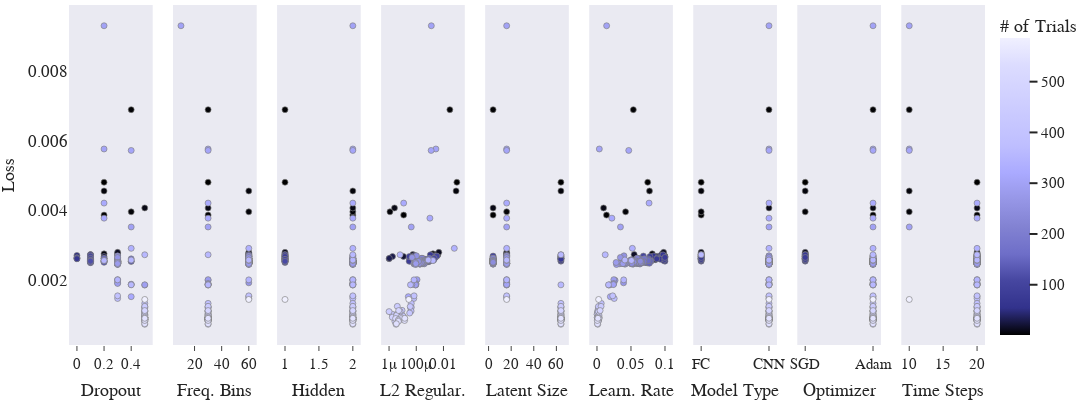

Notebook code for this chart:
### Code cell
imp.reload(cplot)
fig=cplot.get_slice_plot(study,objective_value="Loss")
fig.update_layout(
    autosize=False,title_text='Loss vs Hyper-Parameter Slice Plot',title=None, title_x=0.5, title_y=0.98,
    template="seaborn",
    width=1100,height=400,
    font_family="Times New Roman",
    font_size=15,
    title_font_family="Times New Roman",
    title_font_size=30,
    margin=dict(l=0, t=5,r=1,  b=10),                                   
    )

fig.update_xaxes(showgrid=False,zeroline=False,tickangle=0, tickfont=dict(size=15),)

fig.update_yaxes(showgrid=False,tickangle=0, tickfont=dict(size=17),)

fig.update_traces(marker=dict(colorscale=icy))

with open("slice_plot.pdf", "wb") as f:
    f.write(scope.transform(fig, format="pdf", width=1100,height=420,))

fig

### Figure 1 — Plotly figure (JSON) as saved in the notebook; plotly's stock layout.template omitted (floating-point values rounded to 4 significant figures; data arrays with more than 128 entries replaced by an {"elided": "..."} marker saying what was removed)
{"data": [{"marker": {"color": {"elided": "216 int values"}, "colorbar": {"title": {"text": "# of Trials"}, "x": 1, "xpad": 15, "y": 0.5}, "colorscale": [[0, "rgb(0, 0, 0)"], [0.09091, "rgb(50,50,140)"], [0.1818, "rgb(70,70,160)"], [0.2727, "rgb(110,110,200)"], [0.3636, "rgb(130,130,210)"], [0.4545, "rgb(150,150,230)"], [0.5455, "rgb(170,170,255)"], [0.6364, "rgb(190,190,255)"], [0.7273, "rgb(200,200,255)"], [0.8182, "rgb(210,210,255)"], [0.9091, "rgb(220,220,255)"], [1, "rgb(240,240,255)"]], "line": {"color": "grey", "width": 0.65}, "showscale": true}, "mode": "markers", "showlegend": false, "type": "scatter", "x": {"elided": "216 float values"}, "xaxis": "x", "y": {"elided": "216 float values"}, "yaxis": "y"}, {"marker": {"color": {"elided": "216 int values"}, "colorbar": {"title": {"text": "# of Trials"}, "x": 1, "xpad": 15}, "colorscale": [[0, "rgb(0, 0, 0)"], [0.09091, "rgb(50,50,140)"], [0.1818, "rgb(70,70,160)"], [0.2727, "rgb(110,110,200)"], [0.3636, "rgb(130,130,210)"], [0.4545, "rgb(150,150,230)"], [0.5455, "rgb(170,170,255)"], [0.6364, "rgb(190,190,255)"], [0.7273, "rgb(200,200,255)"], [0.8182, "rgb(210,210,255)"], [0.9091, "rgb(220,220,255)"], [1, "rgb(240,240,255)"]], "line": {"color": "grey", "width": 0.65}, "showscale": false}, "mode": "markers", "showlegend": false, "type": "scatter", "x": {"elided": "216 int values"}, "xaxis": "x2", "y": {"elided": "216 float values"}, "yaxis": "y2"}, {"marker": {"color": {"elided": "216 int values"}, "colorbar": {"title": {"text": "# of Trials"}, "x": 1, "xpad": 15}, "colorscale": [[0, "rgb(0, 0, 0)"], [0.09091, "rgb(50,50,140)"], [0.1818, "rgb(70,70,160)"], [0.2727, "rgb(110,110,200)"], [0.3636, "rgb(130,130,210)"], [0.4545, "rgb(150,150,230)"], [0.5455, "rgb(170,170,255)"], [0.6364, "rgb(190,190,255)"], [0.7273, "rgb(200,200,255)"], [0.8182, "rgb(210,210,255)"], [0.9091, "rgb(220,220,255)"], [1, "rgb(240,240,255)"]], "line": {"color": "grey", "width": 0.65}, "showscale": false}, "mode": "markers", "showlegend": false, "type": "scatter", "x": {"elided": "216 int values"}, "xaxis": "x3", "y": {"elided": "216 float values"}, "yaxis": "y3"}, {"marker": {"color": {"elided": "216 int values"}, "colorbar": {"title": {"text": "# of Trials"}, "x": 1, "xpad": 15}, "colorscale": [[0, "rgb(0, 0, 0)"], [0.09091, "rgb(50,50,140)"], [0.1818, "rgb(70,70,160)"], [0.2727, "rgb(110,110,200)"], [0.3636, "rgb(130,130,210)"], [0.4545, "rgb(150,150,230)"], [0.5455, "rgb(170,170,255)"], [0.6364, "rgb(190,190,255)"], [0.7273, "rgb(200,200,255)"], [0.8182, "rgb(210,210,255)"], [0.9091, "rgb(220,220,255)"], [1, "rgb(240,240,255)"]], "line": {"color": "grey", "width": 0.65}, "showscale": false}, "mode": "markers", "showlegend": false, "type": "scatter", "x": {"elided": "216 float values"}, "xaxis": "x4", "y": {"elided": "216 float values"}, "yaxis": "y4"}, {"marker": {"color": {"elided": "216 int values"}, "colorbar": {"title": {"text": "# of Trials"}, "x": 1, "xpad": 15}, "colorscale": [[0, "rgb(0, 0, 0)"], [0.09091, "rgb(50,50,140)"], [0.1818, "rgb(70,70,160)"], [0.2727, "rgb(110,110,200)"], [0.3636, "rgb(130,130,210)"], [0.4545, "rgb(150,150,230)"], [0.5455, "rgb(170,170,255)"], [0.6364, "rgb(190,190,255)"], [0.7273, "rgb(200,200,255)"], [0.8182, "rgb(210,210,255)"], [0.9091, "rgb(220,220,255)"], [1, "rgb(240,240,255)"]], "line": {"color": "grey", "width": 0.65}, "showscale": false}, "mode": "markers", "showlegend": false, "type": "scatter", "x": {"elided": "216 int values"}, "xaxis": "x5", "y": {"elided": "216 float values"}, "yaxis": "y5"}, {"marker": {"color": {"elided": "216 int values"}, "colorbar": {"title": {"text": "# of Trials"}, "x": 1, "xpad": 15}, "colorscale": [[0, "rgb(0, 0, 0)"], [0.09091, "rgb(50,50,140)"], [0.1818, "rgb(70,70,160)"], [0.2727, "rgb(110,110,200)"], [0.3636, "rgb(130,130,210)"], [0.4545, "rgb(150,150,230)"], [0.5455, "rgb(170,170,255)"], [0.6364, "rgb(190,190,255)"], [0.7273, "rgb(200,200,255)"], [0.8182, "rgb(210,210,255)"], [0.9091, "rgb(220,220,255)"], [1, "rgb(240,240,255)"]], "line": {"color": "grey", "width": 0.65}, "showscale": false}, "mode": "markers", "showlegend": false, "type": "scatter", "x": {"elided": "216 float values"}, "xaxis": "x6", "y": {"elided": "216 float values"}, "yaxis": "y6"}, {"marker": {"color": {"elided": "216 int values"}, "colorbar": {"title": {"text": "# of Trials"}, "x": 1, "xpad": 15}, "colorscale": [[0, "rgb(0, 0, 0)"], [0.09091, "rgb(50,50,140)"], [0.1818, "rgb(70,70,160)"], [0.2727, "rgb(110,110,200)"], [0.3636, "rgb(130,130,210)"], [0.4545, "rgb(150,150,230)"], [0.5455, "rgb(170,170,255)"], [0.6364, "rgb(190,190,255)"], [0.7273, "rgb(200,200,255)"], [0.8182, "rgb(210,210,255)"], [0.9091, "rgb(220,220,255)"], [1, "rgb(240,240,255)"]], "line": {"color": "grey", "width": 0.65}, "showscale": false}, "mode": "markers", "showlegend": false, "type": "scatter", "x": {"elided": "216 str values"}, "xaxis": "x7", "y": {"elided": "216 float values"}, "yaxis": "y7"}, {"marker": {"color": {"elided": "216 int values"}, "colorbar": {"title": {"text": "# of Trials"}, "x": 1, "xpad": 15}, "colorscale": [[0, "rgb(0, 0, 0)"], [0.09091, "rgb(50,50,140)"], [0.1818, "rgb(70,70,160)"], [0.2727, "rgb(110,110,200)"], [0.3636, "rgb(130,130,210)"], [0.4545, "rgb(150,150,230)"], [0.5455, "rgb(170,170,255)"], [0.6364, "rgb(190,190,255)"], [0.7273, "rgb(200,200,255)"], [0.8182, "rgb(210,210,255)"], [0.9091, "rgb(220,220,255)"], [1, "rgb(240,240,255)"]], "line": {"color": "grey", "width": 0.65}, "showscale": false}, "mode": "markers", "showlegend": false, "type": "scatter", "x": {"elided": "216 str values"}, "xaxis": "x8", "y": {"elided": "216 float values"}, "yaxis": "y8"}, {"marker": {"color": {"elided": "216 int values"}, "colorbar": {"title": {"text": "# of Trials"}, "x": 1, "xpad": 15}, "colorscale": [[0, "rgb(0, 0, 0)"], [0.09091, "rgb(50,50,140)"], [0.1818, "rgb(70,70,160)"], [0.2727, "rgb(110,110,200)"], [0.3636, "rgb(130,130,210)"], [0.4545, "rgb(150,150,230)"], [0.5455, "rgb(170,170,255)"], [0.6364, "rgb(190,190,255)"], [0.7273, "rgb(200,200,255)"], [0.8182, "rgb(210,210,255)"], [0.9091, "rgb(220,220,255)"], [1, "rgb(240,240,255)"]], "line": {"color": "grey", "width": 0.65}, "showscale": false}, "mode": "markers", "showlegend": false, "type": "scatter", "x": {"elided": "216 int values"}, "xaxis": "x9", "y": {"elided": "216 float values"}, "yaxis": "y9"}], "layout": {"autosize": false, "font": {"family": "Times New Roman", "size": 15}, "height": 400, "margin": {"b": 10, "l": 0, "r": 1, "t": 5}, "title": {"font": {"family": "Times New Roman", "size": 30}, "x": 0.5, "y": 0.98}, "width": 1100, "xaxis": {"anchor": "y", "autorange": true, "domain": [0, 0.09136], "range": [-0.05799, 0.558], "showgrid": false, "tickangle": 0, "tickfont": {"size": 15}, "ticks": "outside", "title": {"text": "Dropout"}, "type": "linear", "zeroline": false}, "xaxis2": {"anchor": "y2", "autorange": true, "domain": [0.1136, 0.2049], "range": [4.201, 65.8], "showgrid": false, "tickangle": 0, "tickfont": {"size": 15}, "ticks": "outside", "title": {"text": "Freq. Bins"}, "type": "linear", "zeroline": false}, "xaxis3": {"anchor": "y3", "autorange": true, "domain": [0.2272, 0.3185], "range": [0.884, 2.116], "showgrid": false, "tickangle": 0, "tickfont": {"size": 15}, "ticks": "outside", "title": {"text": "Hidden"}, "type": "linear", "zeroline": false}, "xaxis4": {"anchor": "y4", "autorange": true, "domain": [0.3407, 0.4321], "range": [-6.578, -0.4359], "showgrid": false, "tickangle": 0, "tickfont": {"size": 15}, "ticks": "outside", "title": {"text": "L2 Regular."}, "type": "log", "zeroline": false}, "xaxis5": {"anchor": "y5", "autorange": true, "domain": [0.4543, 0.5457], "range": [-2.958, 70.96], "showgrid": false, "tickangle": 0, "tickfont": {"size": 15}, "ticks": "outside", "title": {"text": "Latent Size"}, "type": "linear", "zeroline": false}, "xaxis6": {"anchor": "y6", "autorange": true, "domain": [0.5679, 0.6593], "range": [-0.01133, 0.1115], "showgrid": false, "tickangle": 0, "tickfont": {"size": 15}, "ticks": "outside", "title": {"text": "Learn. Rate"}, "type": "linear", "zeroline": false}, "xaxis7": {"anchor": "y7", "autorange": true, "domain": [0.6815, 0.7728], "range": [-0.116, 1.116], "showgrid": false, "tickangle": 0, "tickfont": {"size": 15}, "ticks": "outside", "title": {"text": "Model Type"}, "type": "category", "zeroline": false}, "xaxis8": {"anchor": "y8", "autorange": true, "domain": [0.7951, 0.8864], "range": [-0.116, 1.116], "showgrid": false, "tickangle": 0, "tickfont": {"size": 15}, "ticks": "outside", "title": {"text": "Optimizer"}, "type": "category", "zeroline": false}, "xaxis9": {"anchor": "y9", "autorange": true, "domain": [0.9086, 1], "range": [8.84, 21.16], "showgrid": false, "tickangle": 0, "tickfont": {"size": 15}, "ticks": "outside", "title": {"text": "Time Steps"}, "type": "linear", "zeroline": false}, "yaxis": {"anchor": "x", "autorange": true, "domain": [0, 1], "range": [0.000112, 0.009919], "showgrid": false, "tickangle": 0, "tickfont": {"size": 17}, "title": {"text": "Loss"}, "type": "linear"}, "yaxis2": {"anchor": "x2", "autorange": true, "domain": [0, 1], "matches": "y", "range": [0.000112, 0.009919], "showgrid": false, "showticklabels": false, "tickangle": 0, "tickfont": {"size": 17}, "type": "linear"}, "yaxis3": {"anchor": "x3", "autorange": true, "domain": [0, 1], "matches": "y", "range": [0.000112, 0.009919], "showgrid": false, "showticklabels": false, "tickangle": 0, "tickfont": {"size": 17}, "type": "linear"}, "yaxis4": {"anchor": "x4", "autorange": true, "domain": [0, 1], "matches": "y", "range": [0.000112, 0.009919], "showgrid": false, "showticklabels": false, "tickangle": 0, "tickfont": {"size": 17}, "type": "linear"}, "yaxis5": {"anchor": "x5", "autorange": true, "domain": [0, 1], "matches": "y", "range": [0.000112, 0.009919], "showgrid": false, "showticklabels": false, "tickangle": 0, "tickfont": {"size": 17}, "type": "linear"}, "yaxis6": {"anchor": "x6", "autorange": true, "domain": [0, 1], "matches": "y", "range": [0.000112, 0.009919], "showgrid": false, "showticklabels": false, "tickangle": 0, "tickfont": {"size": 17}, "type": "linear"}, "yaxis7": {"anchor": "x7", "autorange": true, "domain": [0, 1], "matches": "y", "range": [0.000112, 0.009919], "showgrid": false, "showticklabels": false, "tickangle": 0, "tickfont": {"size": 17}, "type": "linear"}, "yaxis8": {"anchor": "x8", "autorange": true, "domain": [0, 1], "matches": "y", "range": [0.000112, 0.009919], "showgrid": false, "showticklabels": false, "tickangle": 0, "tickfont": {"size": 17}, "type": "linear"}, "yaxis9": {"anchor": "x9", "autorange": true, "domain": [0, 1], "matches": "y", "range": [0.000112, 0.009919], "showgrid": false, "showticklabels": false, "tickangle": 0, "tickfont": {"size": 17}, "type": "linear"}}}
